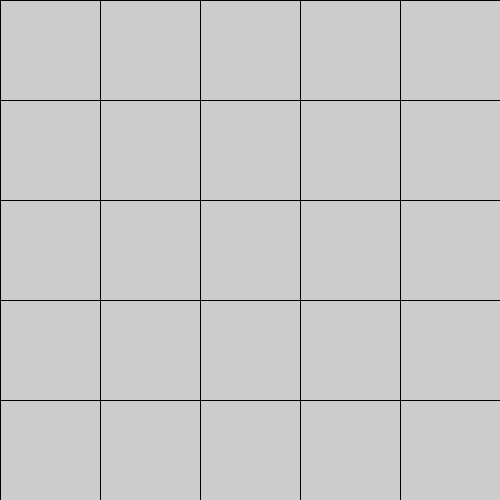
Frame 1 (no input)
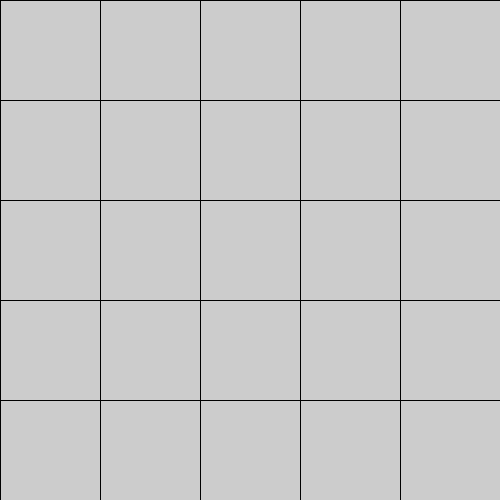
Frame 60 (the mouse pressed at the canvas centre just before this capture)
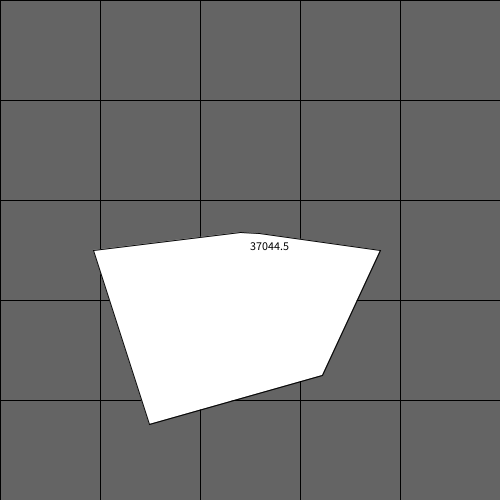
Frame 120 (the mouse held since frame 60 and released just before this capture)

The Processing sketch that drew these frames (run headless with seeded random() and noise(); from frame 60 on, the mouse is pressed at the canvas centre):

// Processing sketch: processing_64183
// ── processing_64183.pde

PVector [] liste;
int n=6;




void setup(){
  size(500,500);
  liste=new PVector[n+1];
  smooth();
}




void draw(){

  for(int i=0;i<width;i=i+100){
   line(i,0,i,height);
   }
  for(int i=0;i<height;i=i+100){
   line(0,i,width,i);
   }
 if (mousePressed){println("  ");delay(100); background(100);
  for(int i=0;i<width;i=i+100){
   line(i,0,i,height);
   }
  for(int i=0;i<height;i=i+100){
   line(0,i,width,i);
   }
 fill(255);
 poly();
 println(liste);
 trace();
 fill(0);
 text(str(aire()),width/2,height/2);
 }
}

int test(PVector A,PVector B,PVector C){
    if (-(B.y-A.y)*(C.x-A.x)+(B.x-A.x)*(C.y-A.y)<0){return -1;}
    if (-(B.y-A.y)*(C.x-A.x)+(B.x-A.x)*(C.y-A.y)>0){return 1;}
   return 0; 
  
}

boolean tester(int u){

    for(int i=0;i<u-2;i++){
      if (test(liste[i],liste[i+1],liste[u])*test(liste[i],liste[i+1],liste[i+2])<0){return false;}
    }

    if (test(liste[u-2],liste[u-1],liste[0])*test(liste[u-2],liste[u-1],liste[u])<0){return false;}
   
    for(int i=1;i<u-1;i++){
      if (test(liste[u-1],liste[u],liste[0])*test(liste[u-1],liste[u],liste[i])<0){return false;}
    } 

    for(int i=2;i<u;i++){
      if (test(liste[0],liste[u],liste[1])*test(liste[0],liste[u],liste[i])<0){return false;}
    } 

    return true;
}

void poly(){
  liste[0]= rand(0);
  liste[n]=new PVector(liste[0].x,liste[0].y);

  liste[1]= rand(1);

  liste[2]= rand(2);

 
  int i=3;
  while (i<n){
      print("  "+str(i));
      int nbtest=0;
      liste[i]=rand(i);
      
      while (!tester(i) && nbtest<30){
        nbtest=nbtest+1;
        liste[i]=rand(i);
      }  
    if (nbtest==30 && i>2){i=i-1;}else{i=i+1;}
    
  } 
   
  
}

void trace(){
  pushMatrix();
  translate(width/2,height/2); 
  beginShape();
  for(int i=0;i<n;i++){
   vertex(liste[i].x,liste[i].y);
  }
  endShape(CLOSE);
  popMatrix();
}

PVector rand(int a){
  int r=int(random(width/2));

  return new PVector(int(r*cos(radians(a*360.0/n))),int(r*sin(radians(a*360.0/n))));
}
  
float aire(){
  float aire=0;
   for(int i=0;i<n;i++){
    aire=aire+liste[i].x*liste[i+1].y-liste[i].y*liste[i+1].x; 
   }
   return abs(aire/2);
  
}

 void keyPressed(){
save("loading.gif");   
 }
   
